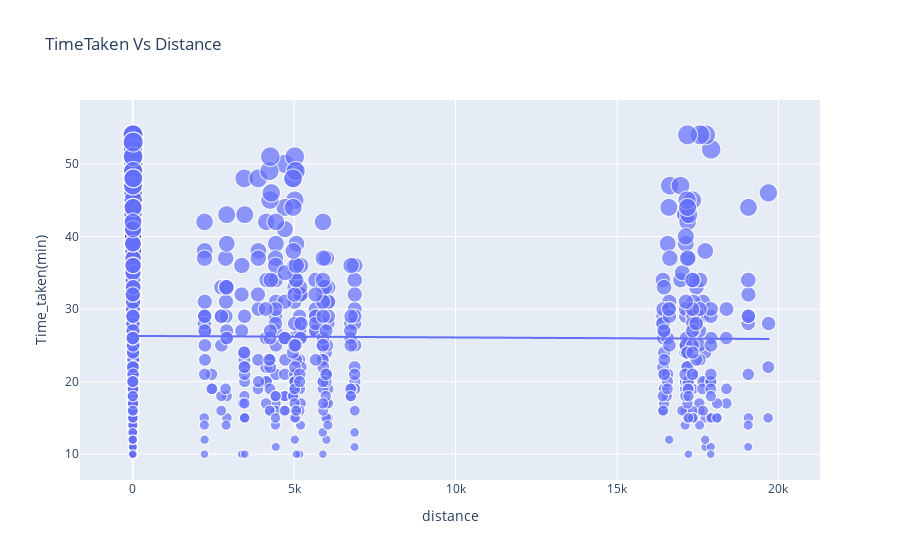

Notebook code for this chart:
### Code cell
figure=px.scatter(data_frame=df,x='distance',y='Time_taken(min)',size='Time_taken(min)',trendline='ols',title='TimeTaken Vs Distance')
figure.show()

### Figure 1 — Plotly figure (JSON) as saved in the notebook; plotly's stock layout.template omitted (floating-point values rounded to 4 significant figures; data arrays with more than 128 entries replaced by an {"elided": "..."} marker saying what was removed)
{"data": [{"hovertemplate": "distance=%{x}<br>Time_taken(min)=%{marker.size}<extra></extra>", "legendgroup": "", "marker": {"color": "#636efa", "size": {"elided": "45593 int values"}, "sizemode": "area", "sizeref": 0.135, "symbol": "circle"}, "mode": "markers", "name": "", "showlegend": false, "type": "scattergl", "x": {"elided": "45593 float values"}, "xaxis": "x", "y": {"elided": "45593 int values"}, "yaxis": "y"}, {"hovertemplate": "<b>OLS trendline</b><br>Time_taken(min) = -2.14009e-05 * distance + 26.2967<br>R<sup>2</sup>=0.000006<br><br>distance=%{x}<br>Time_taken(min)=%{y} <b>(trend)</b><extra></extra>", "legendgroup": "", "marker": {"color": "#636efa", "symbol": "circle"}, "mode": "lines", "name": "", "showlegend": false, "type": "scattergl", "x": {"elided": "45593 float values"}, "xaxis": "x", "y": {"elided": "45593 float values"}, "yaxis": "y"}], "layout": {"legend": {"itemsizing": "constant", "tracegroupgap": 0}, "title": {"text": "TimeTaken Vs Distance"}, "xaxis": {"anchor": "y", "domain": [0, 1], "title": {"text": "distance"}}, "yaxis": {"anchor": "x", "domain": [0, 1], "title": {"text": "Time_taken(min)"}}}}
